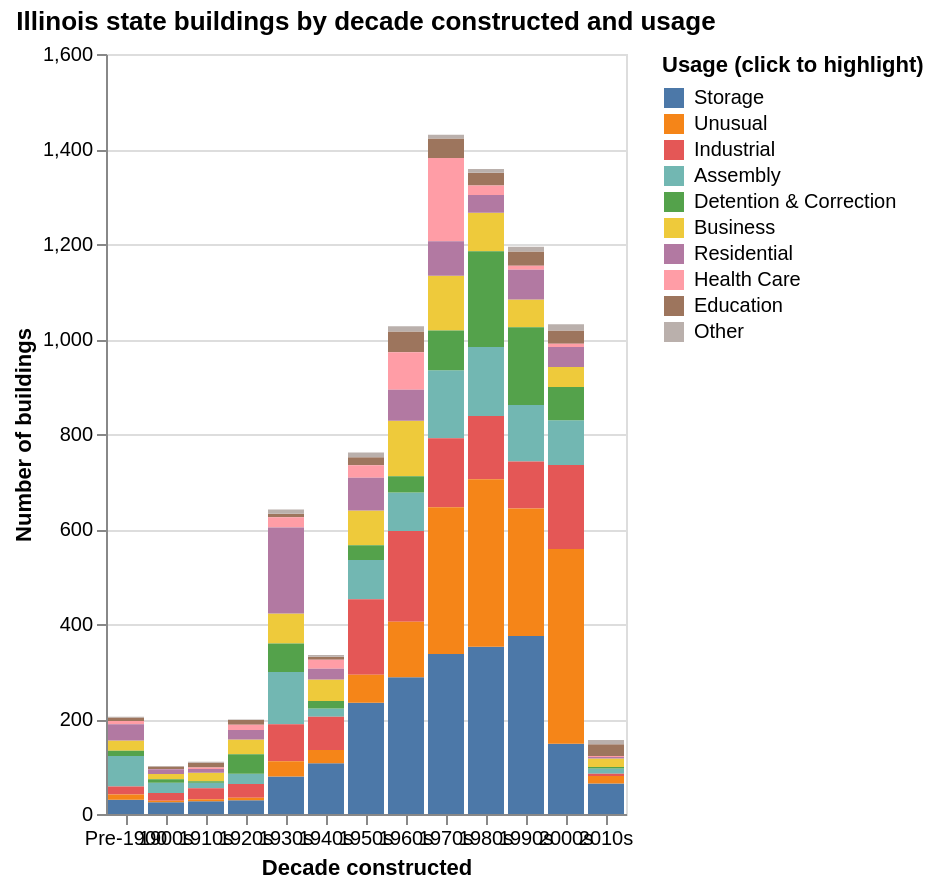

This figure's notebook cell:
### Code cell
usage_select = alt.selection_point(fields=["Usage"], bind="legend")

decade_chart = alt.Chart(by_decade).mark_bar().encode(
    x=alt.X("Decade:O", sort=decade_order, title="Decade constructed",
            axis=alt.Axis(labelAngle=0)),
    y=alt.Y("sum(Buildings):Q", title="Number of buildings"),
    color=alt.Color("Usage:N", sort=usage_order,
                    scale=alt.Scale(scheme="tableau10"),
                    legend=alt.Legend(title="Usage (click to highlight)")),
    order=alt.Order("UsageRank:Q"),
    opacity=alt.condition(usage_select, alt.value(1.0), alt.value(0.15)),
    tooltip=[
        alt.Tooltip("Decade:O"),
        alt.Tooltip("Usage:N"),
        alt.Tooltip("Buildings:Q", title="Buildings"),
        alt.Tooltip("SqFt:Q", title="Total sq ft", format=",.0f"),
    ],
).add_params(
    usage_select
).properties(
    width="container", height=380,
    title="Illinois state buildings by decade constructed and usage",
)

decade_chart

### Figure 1 — Vega-Lite specification as saved in the notebook (floating-point values rounded to 4 significant figures; data arrays with more than 128 entries replaced by an {"elided": "..."} marker saying what was removed)
{"config": {"view": {"continuousWidth": 300, "continuousHeight": 300}}, "data": {"name": "data-ce8b39c8f757d059da72ab8d7f006713"}, "mark": {"type": "bar"}, "encoding": {"color": {"field": "Usage", "legend": {"title": "Usage (click to highlight)"}, "scale": {"scheme": "tableau10"}, "sort": ["Storage", "Unusual", "Industrial", "Assembly", "Detention & Correction", "Business", "Residential", "Health Care", "Education", "Other"], "type": "nominal"}, "opacity": {"condition": {"param": "param_8272ae4dd7669b33", "value": 1.0}, "value": 0.15}, "order": {"field": "UsageRank", "type": "quantitative"}, "tooltip": [{"field": "Decade", "type": "ordinal"}, {"field": "Usage", "type": "nominal"}, {"field": "Buildings", "title": "Buildings", "type": "quantitative"}, {"field": "SqFt", "format": ",.0f", "title": "Total sq ft", "type": "quantitative"}], "x": {"axis": {"labelAngle": 0}, "field": "Decade", "sort": ["Pre-1900", "1900s", "1910s", "1920s", "1930s", "1940s", "1950s", "1960s", "1970s", "1980s", "1990s", "2000s", "2010s"], "title": "Decade constructed", "type": "ordinal"}, "y": {"aggregate": "sum", "field": "Buildings", "title": "Number of buildings", "type": "quantitative"}}, "height": 380, "params": [{"name": "param_8272ae4dd7669b33", "select": {"type": "point", "fields": ["Usage"]}, "bind": "legend"}], "title": "Illinois state buildings by decade constructed and usage", "width": "container", "$schema": "https://vega.github.io/schema/vega-lite/v6.1.0.json", "datasets": {"data-ce8b39c8f757d059da72ab8d7f006713": {"elided": "130 records"}}}
